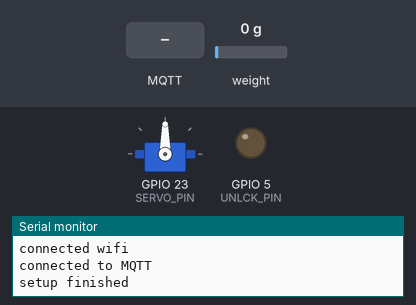
A sketch run on a simulated ESP32. On the bench: servo, output pins drawn as LEDs (lit = HIGH), the last lines printed to the serial monitor. Inputs (shaded band) come from the test bench; at power-on: weight on the scale 0 g. WiFi joins after 1.5 s; servers stay silent unless stated; no MQTT or app messages arrive unless stated; pins used as bus, display or sensor lines are not drawn.

Above: at 8.2 s.
8.3 s: MQTT message "open" arrives on the first subscribed topic
At 9.1 s:
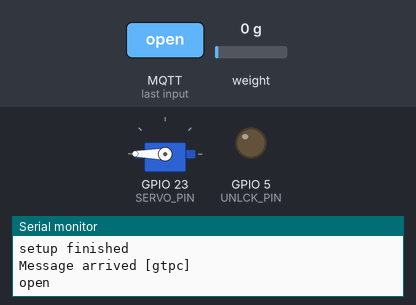
10.8 s: MQTT message "1" arrives on the second subscribed topic
At 11.51 s:
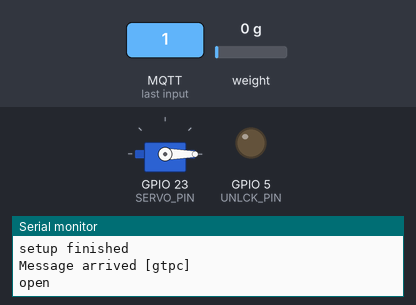
At 13.1 s:
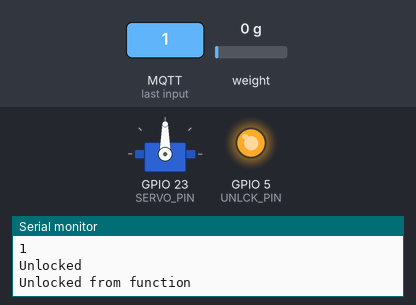
Timing chart, 0 to 15.8 s (numbered marks = the images above; inputs shaded):
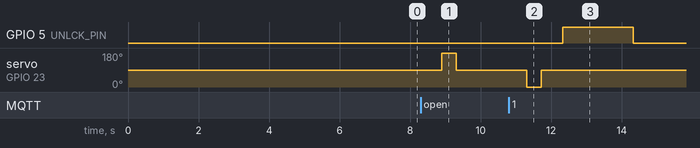

The sketch:

ESP32_MQTT_LOAD.ino
```cpp
#include <ESP32Servo.h>
#include <WiFi.h>
#include <PubSubClient.h>
#include <HX711.h>
#include <Arduino.h>
#include "soc/rtc.h"


Servo servo1;
int pos = 0;

// #define TEST
// #define CALIBRATE
#define SOUND_SPEED 0.034

// HX711 circuit wiring
const int LOADCELL_DOUT_PIN = 19;
const int LOADCELL_SCK_PIN = 2;
const long LOADCELL_DIVIDER = 3000;

// Ultrasonic sensor
const int TRIG_PIN = 4;
const int ECHO_PIN = 18;
long duration = 0;
float distanceCm = 0;

// Lock
const int UNLCK_PIN = 5;

// Servo
const int SERVO_PIN = 23;

// WiFi
const char* ssid = "Swag Lord";
const char* password = "123456789";

// MQTT
const char* mqtt_server = "172.20.10.10";
void connectmqtt();

// Initialise the WiFi and MQTT Client objects
WiFiClient wifiClient;
// 1883 is the listener port for the Broker
PubSubClient client(wifiClient);

int LED = 02;


HX711 scale;

void sendWeight() {
  char tempString[8];
  dtostrf(scale.get_units(5), 1, 2, tempString);
  client.publish("plastic", tempString);
  delay(2000);
}

void unlock() {
  digitalWrite(UNLCK_PIN, HIGH);
  Serial.println("Unlocked from function");
  delay(2000);
  digitalWrite(UNLCK_PIN, LOW);
  client.publish("unlck", "unlocked from unlock");
}

void openPlatform() {
  client.publish("logger", "beginning sweep");
	// for (pos = 0; pos <= 180; pos += 1) { // goes from 0 degrees to 180 degrees
	// 	// in steps of 1 degree
	// 	servo1.write(pos);    // tell servo to go to position in variable 'pos'
	// 	delay(10);             // waits 15ms for the servo to reach the position
	// }
  // for (pos = 180; pos >= 0; pos -= 1) { // goes from 0 degrees to 180 degrees
	// 	// in steps of 1 degree
	// 	servo1.write(pos);    // tell servo to go to position in variable 'pos'
	// 	delay(15);             // waits 15ms for the servo to reach the position
	// }
  servo1.write(180);
  delay(400);
  servo1.write(90);
  delay(2000);
  servo1.write(0);
  delay(420);
  servo1.write(90);

}

void sendUsnd() {
  char tempString[6];
  digitalWrite(TRIG_PIN, LOW);
  delayMicroseconds(2);
  // Sets the trigPin on HIGH state for 10 micro seconds
  digitalWrite(TRIG_PIN, HIGH);
  delayMicroseconds(10);
  digitalWrite(TRIG_PIN, LOW);

  // Reads the echoPin, returns the sound wave travel time in microseconds
  duration = pulseIn(ECHO_PIN, HIGH);

  // Calculate the distance
  distanceCm = duration * SOUND_SPEED/2;

  dtostrf(distanceCm, 1, 2, tempString);
  client.publish("usnd", tempString);
  delay(2000);
}

void flashLed() {
  for (int i = 0;i<3;i++) {
    digitalWrite(LED, HIGH);
    delay(100);
    digitalWrite(LED, LOW);
    delay(100);
  }

}

void setup() {

  Serial.begin(115200);
  setCpuFrequencyMhz(80);
  pinMode(LED, OUTPUT);
  pinMode(UNLCK_PIN, OUTPUT);
  digitalWrite(LED, LOW);
  WiFi.begin(ssid, password);
  Serial.println("connected wifi");
  client.setServer(mqtt_server, 1883);//connecting to mqtt server
  client.setCallback(callback);
  delay(5000);
  connectmqtt();

  // configure the trigger pin to output mode
  pinMode(TRIG_PIN, OUTPUT);
  // configure the echo pin to input mode
  pinMode(ECHO_PIN, INPUT);

  scale.begin(LOADCELL_DOUT_PIN, LOADCELL_SCK_PIN);

  scale.set_scale(LOADCELL_DIVIDER);
  scale.tare();


  delay(1000);


  ESP32PWM::allocateTimer(0);
	ESP32PWM::allocateTimer(1);
	ESP32PWM::allocateTimer(2);
	ESP32PWM::allocateTimer(3);
	servo1.setPeriodHertz(50);    // standard 50 hz servo
	servo1.attach(SERVO_PIN, 900, 2100);
  servo1.write(90);
  digitalWrite(LED, LOW);
  Serial.println("setup finished");
}

void callback(char* topic, byte* payload, unsigned int length) {   //callback includes topic and payload ( from which (topic) the payload is comming)
  flashLed();
  Serial.print("Message arrived [");
  Serial.print(topic);
  Serial.print("] ");
  Serial.println();
  String messageTemp;

  for (int i = 0; i < length; i++)
  {
    Serial.print((char)payload[i]);
    messageTemp += (char)payload[i];
  }

   Serial.println();

  if ((char)topic[0] == 'u' && (char)topic[1] == 'n' && (char)topic[2] == 'l' && (char)topic[3] == 'c' &&(char)topic[4] == 'k'){
    if (messageTemp == "1") {
      Serial.println("Unlocked");
      unlock();
    }
    }

  if ((char)topic[0] == 'g' && (char)topic[1] == 't' && (char)topic[2] == 'p' && (char)topic[3] == 'c'){
  if (messageTemp == "plastic") {
    sendWeight();
    Serial.println("sent plastic");
  }
  }

  if ((char)topic[0] == 'g' && (char)topic[1] == 't' && (char)topic[2] == 'p' && (char)topic[3] == 'c'){
    if (messageTemp == "open") {
      openPlatform();
      Serial.println("Opened Platform");

    }
  }

  Serial.println();

}

void reconnect() {
  while (!client.connected()) {
    Serial.println("Attempting MQTT connection...");
    if (client.connect("ESP32_1")) {
      Serial.println("connected mqtt");
      client.subscribe("gtpc");
      client.subscribe("unlck");
    } else {
      Serial.print("failed, rc=");
      Serial.print(client.state());
      Serial.println(" try again in 5 seconds");
      // Wait 5 seconds before retrying
      delay(5000);
    }
  }
}

void loop() {

  if (!client.connected())
  {
    reconnect();
  }

  client.loop();

  // Serial.print("HX711 reading: ");
  // Serial.println(scale.get_units(5), 1);
  // Prints the distance in the Serial Monitor
  // Serial.print("Distance: ");
  // Serial.println(distanceCm);
}

void connectmqtt(){
  client.connect("ESP32_1");  // ESP will connect to mqtt broker with clientID
  Serial.println("connected to MQTT");
  // Once connected, publish an announcement...

  // ... and resubscribe
  client.subscribe("gtpc");
  client.subscribe("unlck");
  client.publish("plastic",  "connected to MQTT, plastic");
  client.publish("logger",  "connected to MQTT, logger");

  if (!client.connected())
  {
    Serial.println("Reconnecting MQTT...");
    reconnect();
  }
}
```

Measured:
- after the input at 8.3 s, servo on GPIO 23 (SERVO_PIN): 90° → 180° after 0.60 s, → 90° 0.40 s later
- after the input at 10.8 s, GPIO 5 (UNLCK_PIN): LOW → HIGH after 1.5 s, → LOW 2.0 s later
